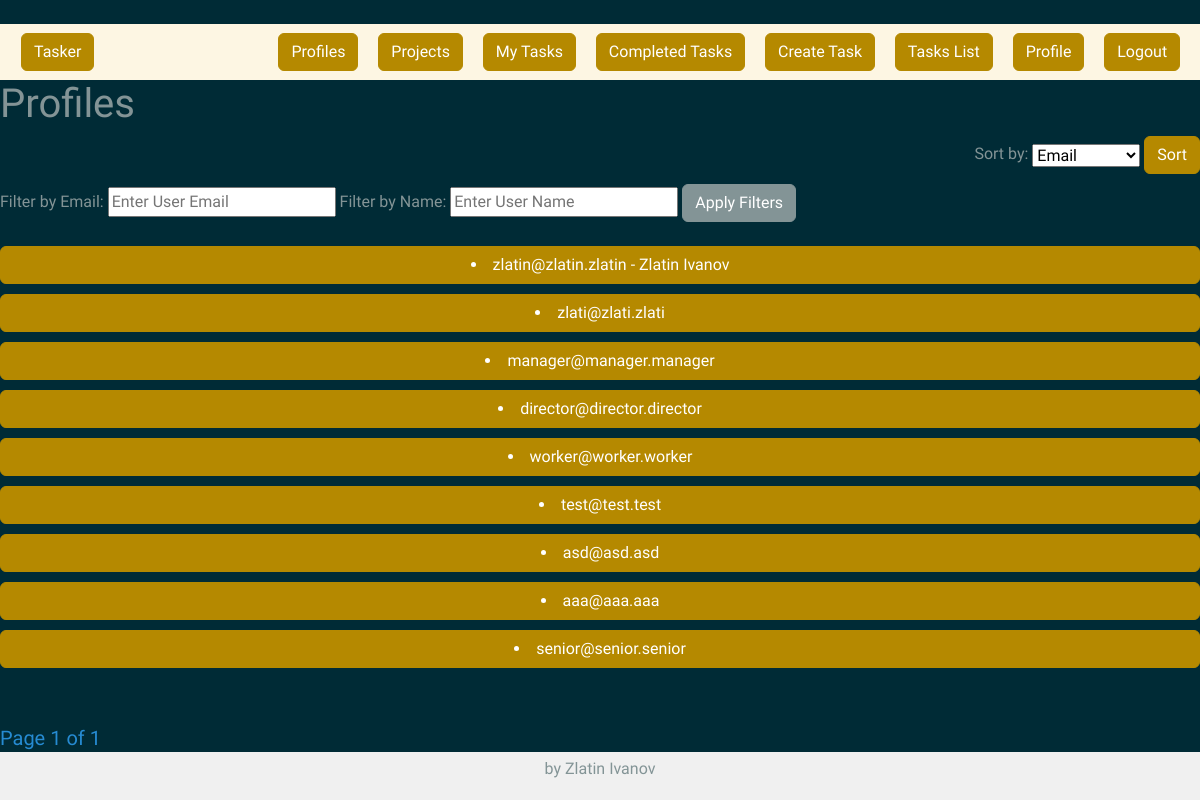
/accounts/profiles/ (signed in), run on the app's committed database.
### tasker/accounts/models.py (models this page shows)
class TaskerUser(auth_models.AbstractBaseUser, auth_models.PermissionsMixin):
    email = models.EmailField(
        _("email address"),
        unique=True,
        error_messages={
            "unique": _("A user with that email already exists."),
        },
    )
    date_joined = models.DateTimeField(_("date joined"), default=timezone.now)
    is_staff = models.BooleanField(
        default=False,
    )
    is_active = models.BooleanField(
        default=True,
    )
    USERNAME_FIELD = "email"
    objects = TaskerUserManager()

class Profile(models.Model):
    first_name = models.CharField(
        default=None,
        max_length=30,
        blank=True,
        null=True,
    )
    last_name = models.CharField(
        default=None,
        max_length=30,
        blank=True,
        null=True,
    )
    date_of_birth = models.DateField(
        default=None,
        blank=True,
        null=True,
    )
    profile_picture = models.URLField(
        default=None,
        blank=True,
        null=True,
    )
    user = models.OneToOneField(
        TaskerUser,
        on_delete=models.CASCADE,
        primary_key=True,
        related_name="profile",
    )
    @property
    def full_name(self):
        if self.first_name and self.last_name:
            return f'{self.first_name} {self.last_name}'
        return self.first_name or self.last_name

### tasker/accounts/views.py (the view)
# urls.py: path('profiles/', ProfileListView.as_view(), name='profile_list'),
class ProfileListView(LoginRequiredMixin, views.ListView):
    queryset = TaskerUser.objects.all()
    template_name = "accounts/profile_list.html"
    context_object_name = 'profile_list'
    paginate_by = 10
    def get_queryset(self):
        queryset = TaskerUser.objects.all()
        sort_by = self.request.GET.get('sort')
        full_name_filter = self.request.GET.get('full_name')
        email_filter = self.request.GET.get('email')
        if sort_by in SORT_OPTIONS:
            return queryset.order_by(SORT_OPTIONS[sort_by])
        if full_name_filter:
            profiles = Profile.objects.filter(first_name__icontains=full_name_filter) | Profile.objects.filter(
                last_name__icontains=full_name_filter)
            queryset = TaskerUser.objects.filter(profile__in=profiles)
        if email_filter:
            queryset = queryset.filter(email__icontains=email_filter)
        return queryset

### templates/accounts/profile_list.html (shortened to what this page needs)
{% extends "base.html" %}
{% load static %}
{% block main_content %}
    <h1>Profiles</h1>
    {% include "helpers/sort_users.html" %}
    {% include "helpers/filter_users.html" %}
    <br>
    {% if profile_list %}
        {% for user in profile_list %}
            <a class="btn-primary btn button-long" href="{% url 'details profile' pk=user.pk %}">
                <li>
                    {{ user.email }}
                    {% if user.profile.full_name %}
                        -    {{ user.profile.full_name }}
                    {% endif %}
                </li>
            </a>
        {% endfor %}
    {% else %}
        <li>No profiles found.</li>
    {% endif %}
    {% include "common/paging/pagination.html" %}
{% endblock %}

### staticfiles/css/extra.css (style rules this page uses)
.button-long { display: block; width: 100%; margin-bottom: 10px; text-align: center; }
html, body { height: 100%; margin: 0; padding: 0; }

### data on the page
TaskerUser: email "zlatin@zlatin.zlatin", profile.full_name "Zlatin Ivanov"
TaskerUser: email "zlati@zlati.zlati"
TaskerUser: email "manager@manager.manager"
TaskerUser: email "director@director.director"
TaskerUser: email "worker@worker.worker"
TaskerUser: email "test@test.test"
TaskerUser: email "asd@asd.asd"
TaskerUser: email "aaa@aaa.aaa"
TaskerUser: email "senior@senior.senior"

### other printed values
{{ page_obj.number }} "1"
{{ page_obj.paginator.num_pages }} "1"
